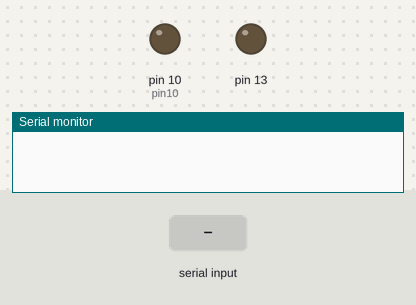
The sketch below on a simulated Arduino Uno, built with avr-gcc and run on an emulated ATmega328P. On the bench: output pins drawn as LEDs (lit = HIGH), the last lines printed to the serial monitor. The test bench sets the inputs (shaded band).

Above: at 1.2 s.
1.3 s: "a" received over Serial
At 2.5 s:
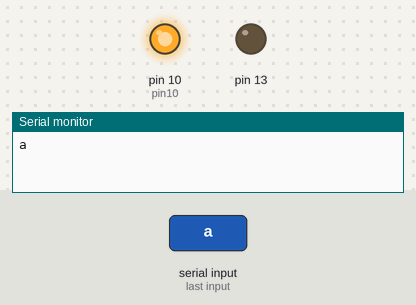
2.8 s: "d" received over Serial
At 3.3 s:
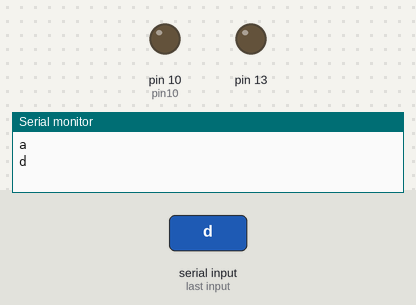
Timing chart, 0 to 5.8 s (numbered marks = the images above; inputs shaded):
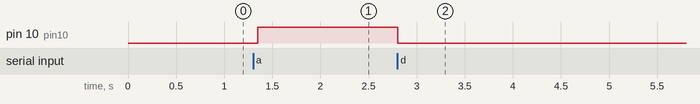

The sketch:

bluethooth.ino
```cpp
int pin10 = 10;

void setup() {
  // put your setup code here, to run once:
  pinMode(pin10,OUTPUT);
  pinMode(13,OUTPUT);

  Serial.begin(9600);
}

void loop() {
  // put your main code here, to run repeatedly:
  digitalWrite(13,LOW);
  if(Serial.available()>0){
    char data = Serial.read();
    switch(data){
      case 'a' : digitalWrite(pin10,HIGH);break;
      case 'd' : digitalWrite(pin10,LOW);break;
      default:break;
    }
    Serial.println(data);
  }
  delay(50);
}
```

Measured:
- after the input at 1.3 s, pin 10 (pin10): LOW → HIGH after 0.05 s
- after the input at 2.8 s, pin 10 (pin10): HIGH → LOW at once
